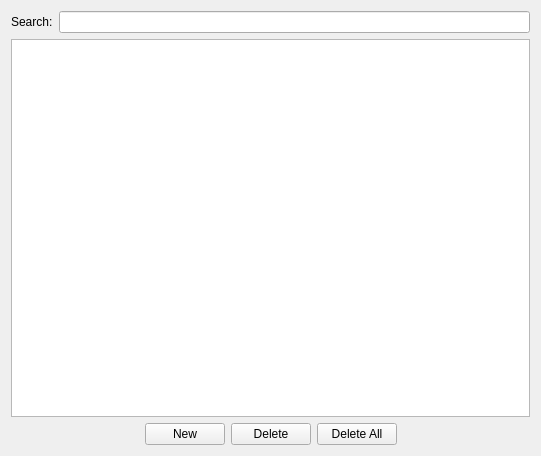
<?xml version="1.0" encoding="UTF-8"?>
<ui version="4.0">
<comment> Begin CVS Header </comment>
<comment>   $Source: /fs/turing/cvs/copasi_dev/copasi/UI/CQSpeciesWidget.ui,v $ </comment>
<comment>   $Revision: 1.5 $ </comment>
<comment>   $Name: Build-33 $ </comment>
<comment>   $Author: aekamal $ </comment>
<comment>   $Date: 2010/01/18 15:53:07 $ </comment>
<comment> End CVS Header </comment>

<comment> Copyright (C) 2008 by Pedro Mendes, Virginia Tech Intellectual </comment>
<comment> Properties, Inc., EML Research, gGmbH, University of Heidelberg, </comment>
<comment> and The University of Manchester. </comment>
<comment> All rights reserved. </comment>

 <comment> All rights reserved. </comment>
 <class>CQSpeciesWidget</class>
 <widget class="CopasiWidget" name="CQSpeciesWidget">
  <property name="geometry">
   <rect>
    <x>0</x>
    <y>0</y>
    <width>541</width>
    <height>456</height>
   </rect>
  </property>
  <property name="caption" stdset="0">
   <string>Species</string>
  </property>
  <layout class="QGridLayout">
   <item row="8" column="0" colspan="2">
    <layout class="QHBoxLayout">
     <item>
      <spacer name="horizontalSpacerLeft">
       <property name="orientation">
        <enum>Qt::Horizontal</enum>
       </property>
       <property name="sizeHint" stdset="0">
        <size>
         <width>40</width>
         <height>20</height>
        </size>
       </property>
      </spacer>
     </item>
     <item>
      <widget class="QPushButton" name="mpBtnNew">
       <property name="text">
        <string>New</string>
       </property>
      </widget>
     </item>
     <item>
      <widget class="QPushButton" name="mpBtnDelete">
       <property name="focusPolicy">
        <enum>Qt::NoFocus</enum>
       </property>
       <property name="text">
        <string>Delete</string>
       </property>
      </widget>
     </item>
     <item>
      <widget class="QPushButton" name="mpBtnClear">
       <property name="focusPolicy">
        <enum>Qt::NoFocus</enum>
       </property>
       <property name="text">
        <string>Delete All</string>
       </property>
      </widget>
     </item>
     <item>
      <spacer name="horizontalSpacerRight">
       <property name="orientation">
        <enum>Qt::Horizontal</enum>
       </property>
       <property name="sizeHint" stdset="0">
        <size>
         <width>40</width>
         <height>20</height>
        </size>
       </property>
      </spacer>
     </item>
    </layout>
   </item>
   <item row="6" column="0" colspan="2">
    <widget class="QTableView" name="mpTblSpecies">
     <property name="editTriggers">
      <set>QAbstractItemView::DoubleClicked|QAbstractItemView::EditKeyPressed|QAbstractItemView::SelectedClicked</set>
     </property>
     <property name="alternatingRowColors">
      <bool>true</bool>
     </property>
     <property name="selectionMode">
      <enum>QAbstractItemView::ExtendedSelection</enum>
     </property>
     <property name="selectionBehavior">
      <enum>QAbstractItemView::SelectRows</enum>
     </property>
     <property name="sortingEnabled">
      <bool>true</bool>
     </property>
    </widget>
   </item>
   <item row="3" column="0" rowspan="3" colspan="2">
    <layout class="QHBoxLayout" name="horizontalLayout">
     <item>
      <widget class="QLabel" name="label">
       <property name="text">
        <string>Search:</string>
       </property>
      </widget>
     </item>
     <item>
      <widget class="QLineEdit" name="mpLEFilter"/>
     </item>
    </layout>
   </item>
  </layout>
 </widget>
 <layoutdefault spacing="6" margin="11"/>
 <pixmapfunction>qPixmapFromMimeSource</pixmapfunction>
 <customwidgets>
  <customwidget>
   <class>CopasiWidget</class>
   <extends>QWidget</extends>
   <header>copasiWidget.h</header>
   <container>1</container>
  </customwidget>
 </customwidgets>
 <tabstops>
  <tabstop>mpTblSpecies</tabstop>
  <tabstop>mpBtnDelete</tabstop>
  <tabstop>mpBtnClear</tabstop>
 </tabstops>
 <includes>
  <include location="global">vector</include>
  <include location="local">copasi/UI/copasiWidget.h</include>
 </includes>
 <resources/>
 <connections>
  <connection>
   <sender>mpBtnClear</sender>
   <signal>pressed()</signal>
   <receiver>CQSpeciesWidget</receiver>
   <slot>slotBtnClearClicked()</slot>
   <hints>
    <hint type="sourcelabel">
     <x>334</x>
     <y>443</y>
    </hint>
    <hint type="destinationlabel">
     <x>20</x>
     <y>20</y>
    </hint>
   </hints>
  </connection>
  <connection>
   <sender>mpBtnDelete</sender>
   <signal>pressed()</signal>
   <receiver>CQSpeciesWidget</receiver>
   <slot>slotBtnDeleteClicked()</slot>
   <hints>
    <hint type="sourcelabel">
     <x>253</x>
     <y>443</y>
    </hint>
    <hint type="destinationlabel">
     <x>20</x>
     <y>20</y>
    </hint>
   </hints>
  </connection>
  <connection>
   <sender>mpTblSpecies</sender>
   <signal>doubleClicked(QModelIndex)</signal>
   <receiver>CQSpeciesWidget</receiver>
   <slot>slotDoubleClicked(QModelIndex)</slot>
   <hints>
    <hint type="sourcelabel">
     <x>270</x>
     <y>212</y>
    </hint>
    <hint type="destinationlabel">
     <x>270</x>
     <y>227</y>
    </hint>
   </hints>
  </connection>
  <connection>
     <sender>mpBtnNew</sender>
     <signal>pressed()</signal>
     <receiver>CQSpeciesWidget</receiver>
     <slot>slotBtnNewClicked()</slot>
     <hints>
       <hint type="sourcelabel">
         <x>189</x>
         <y>434</y>
       </hint>
       <hint type="destinationlabel">
         <x>270</x>
         <y>227</y>
       </hint>
     </hints>
   </connection>
 </connections>
</ui>
